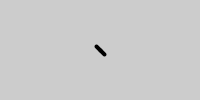
Frame 1 (no input)
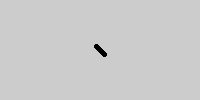
Frame 60 (the mouse pressed at the canvas centre just before this capture)
Frame 120 (the mouse held since frame 60 and released just before this capture): identical to frame 60, image omitted

The Processing sketch that drew these frames (run headless with seeded random() and noise(); from frame 60 on, the mouse is pressed at the canvas centre):

// Processing sketch: Start_Program_4
// ── Start_Program_4.pde
 void setup() {
    size(200, 100);
    strokeWeight(4);
}

void draw() {
    point(100, 50);

    point(100, 50);
    point(99, 49);
    point(98, 48);
    point(97, 47);
    point(96, 46);
    point(101, 51);
    point(102, 52);
    point(103, 53);
    point(104, 54);
}
